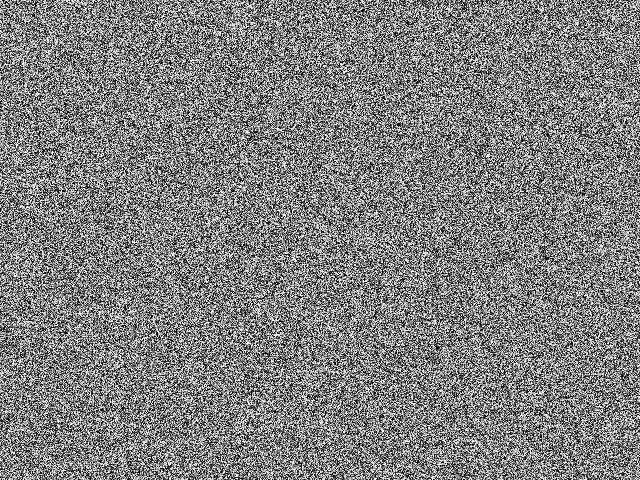
//> input picture test.png, 640 x 480 px, given in place of the camera
$ ./4a.Histogram   (built with g++ and OpenCV 4)
//> lines starting //> are read from the running program, lines starting //| are printed output that depends on the picture
#include <opencv2/imgproc.hpp>
#include <opencv2/opencv.hpp>
#include <opencv2/imgcodecs.hpp>
#include <opencv2/highgui.hpp>

using namespace cv;
using namespace std;

int
main() {
  VideoCapture cap(0);
  if(!cap.isOpened()) {
    printf("ERROR: khong the mo camera\r\n");
    return -1;
  }
  namedWindow("Camera", WINDOW_NORMAL);
  resizeWindow("Camera", 300, 300);
  namedWindow("Histogram", WINDOW_NORMAL);
  resizeWindow("Histogram", 300, 300);

  while(1) {
    Mat frame;
    cap >> frame;
//> frame is the input picture: 480 rows x 640 cols, CV_8UC3; min 0, max 255, mean 127.6
    if(frame.empty()) {
      printf("ERROR: khong the bat hinh\r\n");
      exit(-1); // Thoat khoi chuong trinh
    }
    // Separate the source image in its three R,G and B planes
    vector<Mat> bgr_planes;
    split(frame, bgr_planes);
    // Output matrixes
    Mat b_hist, g_hist, r_hist;
    // our bins to have the same size (uniform) and to clear the histograms in the beginning
    bool uniform = true, accumulate = false;
    // Set the range of values (between 0 and 255 )
    int histSize = 256;
    float range[] = {0, 256}; // the upper boundary is exclusive
    const float* histRange = {range};
    // calculate the histograms
    calcHist(&bgr_planes[0], // source array
             1,              // number of source arrays
             0,              // channel
             Mat(),          // A mask to be used on the source array
             b_hist,         // output
             1,              // dimensionality
             &histSize,      // The number of bins per each used dimension
             &histRange,     // The range of values to be measured per each dimension
             uniform,        // Flag indicating whether the histogram is uniform or not
             accumulate      // Accumulation flag. If it is set, the histogram is not cleared in the beginning when it is
                             // allocated.
    );
//> b_hist = 256 values, max 1282 at index 222, min 625 at index 0, mean 1200
    calcHist(&bgr_planes[1], 1, 0, Mat(), g_hist, 1, &histSize, &histRange, uniform, accumulate);
//> g_hist has the same summary as b_hist
    calcHist(&bgr_planes[2], 1, 0, Mat(), r_hist, 1, &histSize, &histRange, uniform, accumulate);
//> r_hist has the same summary as b_hist
    // Create an image to display the histograms
    int hist_w = 512, hist_h = 400;
    int bin_w = cvRound((double)hist_w / histSize);
    Mat histImage(hist_h, hist_w, CV_8UC3, Scalar(0, 0, 0));
    // Normalize the histogram so its values fall in the range of histImage size
    normalize(b_hist,         // Input array
              b_hist,         // Output array
              0,              // lower limit
              histImage.rows, // upper limit, height of histImage
              NORM_MINMAX,    // type of normalization
              -1,             // output normalized array will be the same type as the input
              Mat()           // Optional mask
    );
//> b_hist = 256 values, max 400 at index 222, min 0 at index 0, mean 350.1
    normalize(g_hist, g_hist, 0, histImage.rows, NORM_MINMAX, -1, Mat());
//> g_hist has the same summary as b_hist
    normalize(r_hist, r_hist, 0, histImage.rows, NORM_MINMAX, -1, Mat());
//> r_hist has the same summary as b_hist
    // Draw lines of histogram
    for(int i = 1; i < histSize; i++) {
      line(histImage, Point(bin_w * (i - 1), hist_h - cvRound(b_hist.at<float>(i - 1))), Point(bin_w * (i), hist_h - cvRound(b_hist.at<float>(i))), Scalar(255, 0, 0), 2, 8, 0);
      line(histImage, Point(bin_w * (i - 1), hist_h - cvRound(g_hist.at<float>(i - 1))), Point(bin_w * (i), hist_h - cvRound(g_hist.at<float>(i))), Scalar(0, 255, 0), 2, 8, 0);
      line(histImage, Point(bin_w * (i - 1), hist_h - cvRound(r_hist.at<float>(i - 1))), Point(bin_w * (i), hist_h - cvRound(r_hist.at<float>(i))), Scalar(0, 0, 255), 2, 8, 0);
    }
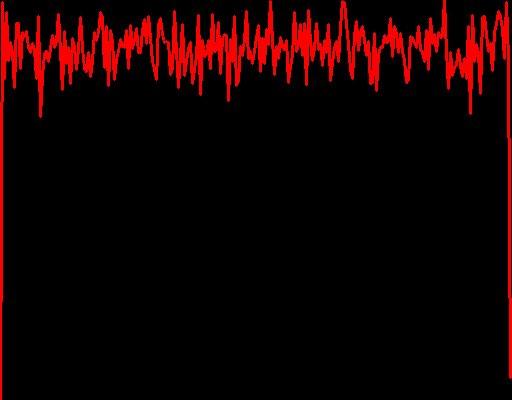
//> histImage: 400 rows x 512 cols, CV_8UC3; mean B, G, R 0, 0, 20.5
    /*-----------------------------------------------*/
    imshow("Camera", frame);
    imshow("Histogram", histImage);
    waitKey(1);
  }
  printf("Tat camera\r\n");
  cap.release();
  destroyAllWindows();
  return 0;
}

$ run again, on Architektur.png
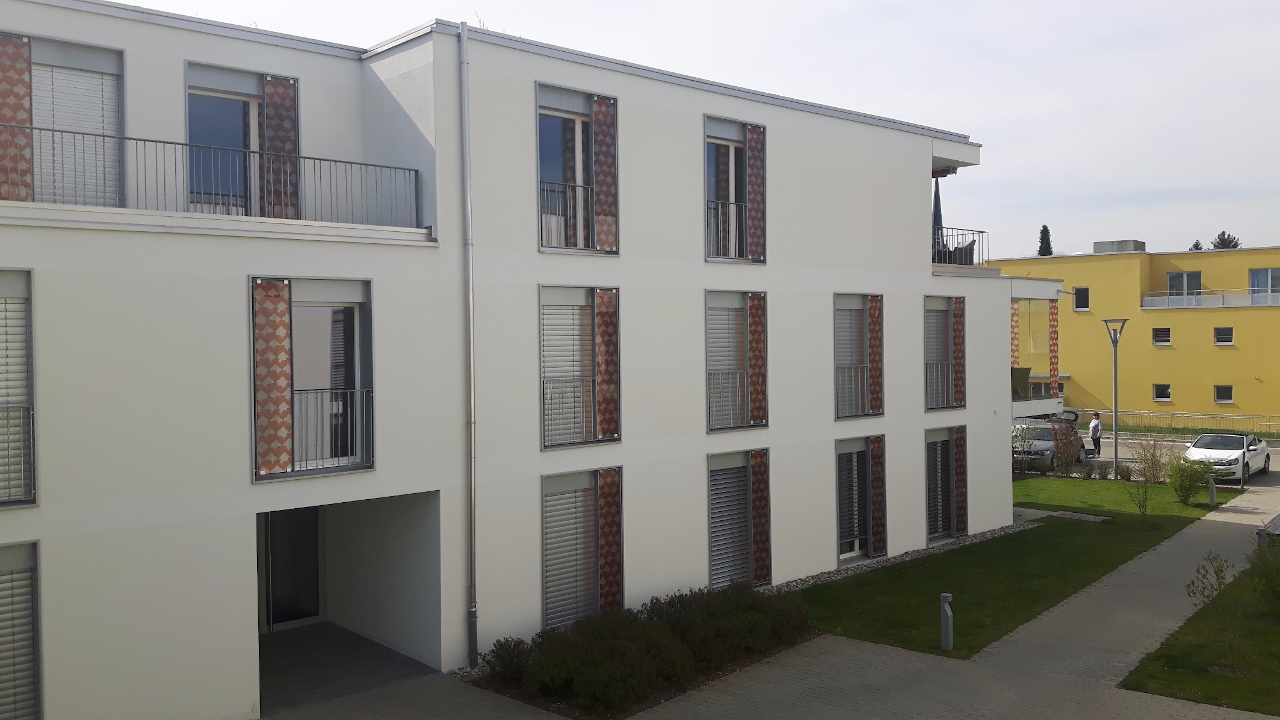
//> input picture Architektur.png, 1280 x 720 px, given in place of the camera
//> frame is the input picture: 720 rows x 1280 cols, CV_8UC3; mean B, G, R 130.4, 135.8, 137.4
//> `split(frame, bgr_planes);`:
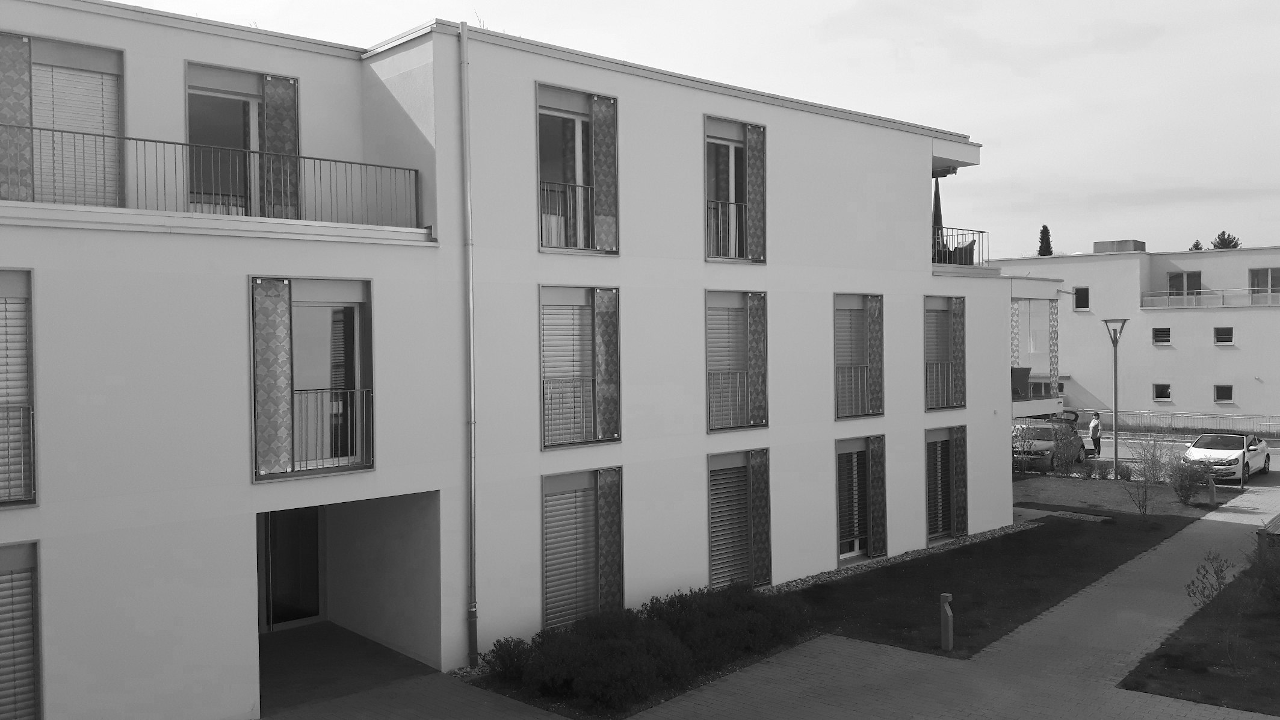
//> bgr_planes[2]: 720 rows x 1280 cols, CV_8UC1; min 0, max 255, mean 137.4
//> `calcHist(&bgr_planes[0], 1, 0, Mat(), b_hist, 1, &histSize, &histRange..`: b_hist = 256 values, max 15899 at index 174, min 24 at index 2, mean 3600
//> `calcHist(&bgr_planes[1], 1, 0, Mat(), g_hist, 1, &histSize, &histRange..`: g_hist = 256 values, max 14995 at index 178, min 8 at index 1, mean 3600
//> `calcHist(&bgr_planes[2], 1, 0, Mat(), r_hist, 1, &histSize, &histRange..`: r_hist = 256 values, max 17655 at index 179, min 8 at index 2, mean 3600
//> `normalize(b_hist, b_hist, 0, histImage.rows, NORM_MINMAX, -1, Mat() );`: b_hist = 256 values, max 400 at index 174, min 0 at index 2, mean 90.1
//> `normalize(g_hist, g_hist, 0, histImage.rows, NORM_MINMAX, -1, Mat());`: g_hist = 256 values, max 400 at index 178, min 0 at index 1, mean 95.87
//> `normalize(r_hist, r_hist, 0, histImage.rows, NORM_MINMAX, -1, Mat());`: r_hist = 256 values, max 400 at index 179, min 0 at index 2, mean 81.42
//> after the loop `for(int i = 1; i < histSize; i++)`:
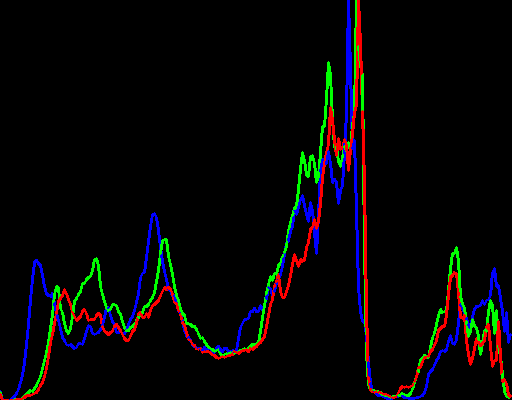
//> histImage: 400 rows x 512 cols, CV_8UC3; mean B, G, R 6.4, 5.8, 6.6
